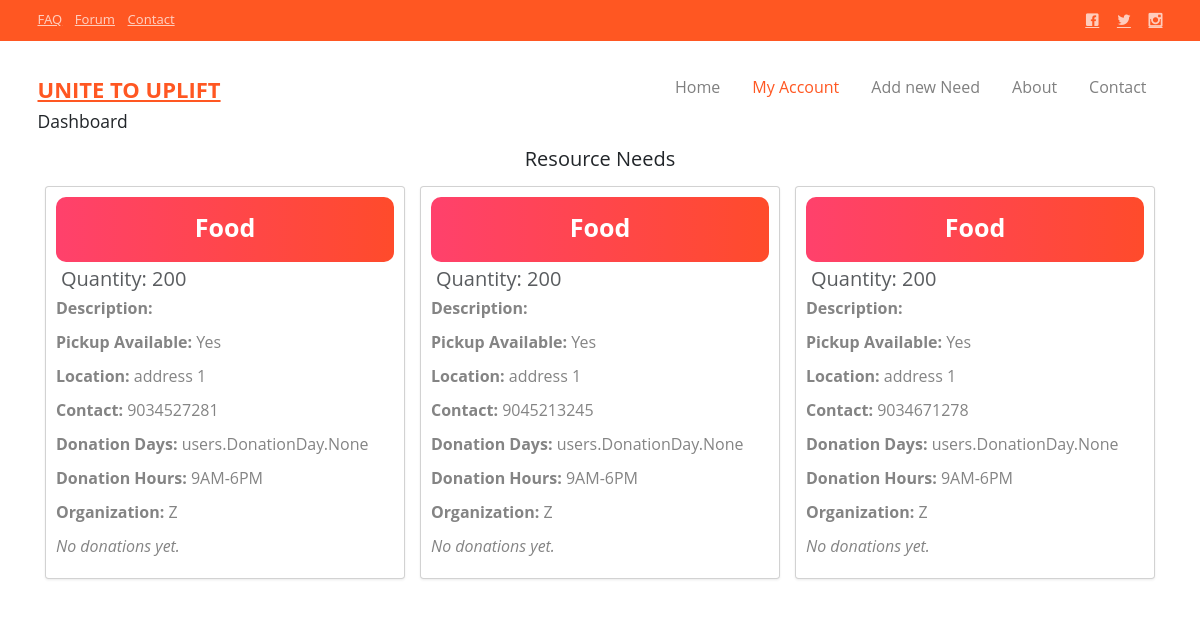
Screenshot of /api/organization/dashboard/ (signed in) with the database file from the repository.
### users/models.py (models this page shows, shortened)
class ResourceNeed(models.Model):
    rid = models.AutoField(primary_key=True)
    resource = models.ForeignKey("Resource", on_delete=models.CASCADE)  # One-to-Many instead of Many-to-Many
    quantity = models.IntegerField(blank=False)
    description = models.TextField()
    pickup_available = models.BooleanField(default=True)
    location = models.TextField()
    contact_number = models.CharField(max_length=13)
    donation_days = models.ManyToManyField(DonationDay,related_name="donation_day_resource",blank=True)
    donation_hours = models.CharField(max_length=20)
    scheduling_notes = models.TextField()
    additional_notes = models.TextField()
    organization = models.ForeignKey("Organization", on_delete=models.CASCADE, related_name="organization_name")
    donations = models.ManyToManyField("donations.Donation", blank=True)

class Resource(models.Model):
    name = models.CharField(max_length=100, unique=True)
    def __str__(self):
        return self.name

class Organization(models.Model):
    APPROVAL_STATUS_CHOICES = (
        ('PENDING', 'Pending'),
        ('APPROVED', 'Approved'),
        ('REJECTED', 'Rejected'),
    )
    user = models.OneToOneField(CustomUser, on_delete=models.CASCADE, related_name='organization_profile')
    name = models.CharField(max_length=255)
    phone = models.CharField(max_length=20)
    license_number = models.CharField(max_length=50)
    description = models.TextField()
    registration_certificate = models.FileField(
        upload_to='organization_certificates/',
        validators=[FileExtensionValidator(['pdf', 'jpg', 'jpeg', 'png'])],
        null=True,
        blank=True
    )
    approval_status = models.CharField(max_length=20, choices=APPROVAL_STATUS_CHOICES, default='PENDING')
    rejection_reason = models.TextField(null=True, blank=True)
    created_at = models.DateTimeField(auto_now_add=True)
    updated_at = models.DateTimeField(auto_now=True)

### users/views.py (the view)
# urls.py: path('api/organization/dashboard/', organization_form_dashboard, name='dashboard_form_organization'),
@login_required
def organization_form_dashboard(request):
    organization = Organization.objects.get(user = request.user)
    resource_need = ResourceNeed.objects.filter(organization=organization)
    return render(request,'organization_dashboard.html',{
        'resource_needs':resource_need
    })

### templates/organization_dashboard.html (shortened to what this page needs)
<!DOCTYPE html>
<html lang="en">
<head>
    <link rel="stylesheet" href="/static/css/animate.css">
    <link rel="stylesheet" href="/static/css/icomoon.css">
    <link rel="stylesheet" href="/static/css/bootstrap.css">
    <link rel="stylesheet" href="/static/css/superfish.css">
    <link rel="stylesheet" href="/static/css/style.css">
    <link href="https://cdn.jsdelivr.net/npm/bootstrap@5.3.0/dist/css/bootstrap.min.css" rel="stylesheet">
    <link rel="stylesheet" href="https://cdn.jsdelivr.net/npm/bootstrap-icons/font/bootstrap-icons.css">
</head>
<body>
    <div class="header-top">
        <div class="container">
            <div class="row">
                <div class="col-md-6 col-sm-6 text-left fh5co-link">
                    <a href="#">FAQ</a>
                    <a href="#">Forum</a>
                    <a href="/contact.html">Contact</a>
                </div>
                <div class="col-md-6 col-sm-6 text-right fh5co-social">
                    <a href="#" class="grow"><i class="icon-facebook2"></i></a>
                    <a href="#" class="grow"><i class="icon-twitter2"></i></a>
                    <a href="#" class="grow"><i class="icon-instagram2"></i></a>
                </div>
            </div>
        </div>
    </div>
    <header id="fh5co-header-section" class="sticky-banner">
        <div class="container">
            <div class="nav-header">
                <h1 id="fh5co-logo"><a href="/index.html">UNITE TO UPLIFT</a></h1>
                <nav id="fh5co-menu-wrap" role="navigation">
                    <ul class="sf-menu" id="fh5co-primary-menu">
                        <li><a href="/index.html">Home</a></li>
                        <li class="active">
                            <a href="#" class="fh5co-sub-ddown">My Account</a>
                        </li>
                        <li><a href="{% url 'submit_form_organization'%}">Add new Need</a></li>
                        <li><a href="/about.html">About</a></li>
                        <li><a href="/contact.html">Contact</a></li>
                    </ul>
                </nav>
            </div>
        </div>
    </header>
    <div class="container">
        <h3>
            Dashboard
        </h3>
        {% block content %}
        <div class="container mt-4">
            <h2 class="text-center mb-4">Resource Needs</h2>
            <div class="row">
                {% for resource in resource_needs %}
                <div class="col-md-4 mb-4">
                    <div class="card shadow-sm">
                        <div class="card-body">
                            <div class="text-center p-4 text-white"
                                style="background: linear-gradient(to right, #ff416c, #ff4b2b); border-radius: 10px;">
                                <h1 class="fw-bold">{{ resource.resource }}</h1>
                            </div>
                            <h2 class="card-subtitle m-2 text-muted">Quantity: {{ resource.quantity }}</h2>
                            <p class="card-text"><strong>Description:</strong> {{ resource.description }}</p>
                            <p><strong>Pickup Available:</strong> {% if resource.pickup_available %} Yes {% else %} No {% endif %}</p>
                            <p><strong>Location:</strong> {{ resource.location }}</p>
                            <p><strong>Contact:</strong> {{ resource.contact_number }}</p>
                            <p><strong>Donation Days:</strong> {{ resource.donation_days }}</p>
                            <p><strong>Donation Hours:</strong> {{ resource.donation_hours }}</p>
                            <p><strong>Organization:</strong> {{ resource.organization.name }}</p>
                            {% if resource.donations.all %}
                            <p><strong>Donations:</strong></p>
                            <ul>
                                {% for donation in resource.donations.all %}
                                <li>{{ donation.name }}</li>
                                {% endfor %}
                            </ul>
                            {% else %}
                            <p><em>No donations yet.</em></p>
                            {% endif %}
                        </div>
                    </div>
                </div>
                {% empty %}
                <p class="text-center">No resource needs available.</p>
                {% endfor %}
            </div>
        </div>
        {% endblock %}
    </div>
</body>
</html>

### staticfiles/css/icomoon.css (style rules this page uses)
[class^="icon-"], [class*=" icon-"] { font-family: 'icomoon' !important; speak: none; font-style: normal; font-weight: normal; font-variant: normal; text-transform: none; line-height: 1; -webkit-font-smoothing: antialiased; -moz-osx-font-smoothing: grayscale; }
.icon-facebook2:before { content: "\ea68"; }
.icon-twitter2:before { content: "\ea7d"; }
.icon-instagram2:before { content: "\ec4f"; }

### staticfiles/css/superfish.css (style rules this page uses)
.sf-menu, .sf-menu * { margin: 0; padding: 0; list-style: none; }
.sf-menu li { position: relative; }
.sf-menu > li { float: left; }
.sf-menu a { display: block; position: relative; }
.sf-menu { float: left; margin-bottom: 1em; }
.sf-menu a { border-left: 1px solid #fff; border-top: 1px solid #dFeEFF; border-top: 1px solid rgba(255,255,255,.5); padding: .75em 1em; text-decoration: none; zoom: 1; }
.sf-menu a { color: #13a; }
.sf-menu li { background: #BDD2FF; white-space: nowrap; *white-space: normal; -webkit-transition: background .2s; transition: background .2s; }

### staticfiles/css/style.css (style rules this page uses)
body { font-family: "Open Sans", Arial, sans-serif; line-height: 1.6; font-size: 16px; background: #fff; color: #848484; font-weight: 300; overflow-x: hidden; }
a { color: #ff5722; -webkit-transition: 0.5s, ease; -o-transition: 0.5s, ease; transition: 0.5s, ease; }
p, ul, ol { margin-bottom: 1.5em; font-size: 16px; color: #848484; font-family: "Open Sans", Arial, sans-serif; }
h1, h2, h3, h4, h5, h6 { color: #5a5a5a; font-family: "Open Sans", Arial, sans-serif; font-weight: 400; margin: 0 0 30px 0; }
.header-top { padding: 10px 0; background: #ff5722; }
.header-top .fh5co-link a { margin-left: 10px; font-size: 13px; color: rgba(255, 255, 255, 0.7); }
.header-top .fh5co-link a:first-child { margin-left: 0; }
.header-top .fh5co-social a { color: rgba(255, 255, 255, 0.7); font-size: 14px; margin-right: 15px; position: relative; -webkit-transition: 0.5s, ease-in-out; -o-transition: 0.5s, ease-in-out; transition: 0.5s, ease-in-out; }
.header-top .fh5co-social a:last-child { margin-right: 0; }
.sf-menu { margin: 7px 0 0 0 !important; }
.sf-menu { float: right; }
.sf-menu a { color: rgba(0, 0, 0, 0.5); padding: 0.75em 1em !important; font-weight: normal; border-left: none; border-top: none; border-top: none; text-decoration: none; zoom: 1; font-size: 16px; border-bottom: none !important; }
.sf-menu li, .sf-menu ul li, .sf-menu ul ul li, .sf-menu li:hover, .sf-menu li.sfHover { background: transparent; }
.sf-menu li:hover a, .sf-menu li.sfHover a, .sf-menu ul li:hover a, .sf-menu ul li.sfHover a, .sf-menu li.active a { color: #ff5722; }
#fh5co-header-section { padding: 0; position: relative; left: 0; width: 100%; z-index: 1022; background: #fff; }
.nav-header { position: relative; float: left; width: 100%; }
#fh5co-logo { position: relative; z-index: 2; font-size: 22px; text-transform: uppercase; margin-top: 35px; font-weight: 700; float: left; }
#fh5co-logo a { color: #ff5722; }
#fh5co-menu-wrap { position: relative; z-index: 2; display: block; float: right; margin-top: 15px; }
#fh5co-menu-wrap .sf-menu a { padding: 1em .75em; }
#fh5co-logo { text-align: left; margin-left: 0; padding-left: 0; }

### rows the page displays
ResourceNeed: resource "Food", quantity "200", pickup_available "Yes", location "address 1", contact_number "9034527281", donation_days "users.DonationDay.None", donation_hours "9AM-6PM", organization.name "Z", shows "No donations yet."
ResourceNeed: resource "Food", quantity "200", pickup_available "Yes", location "address 1", contact_number "9045213245", donation_days "users.DonationDay.None", donation_hours "9AM-6PM", organization.name "Z", shows "No donations yet."
ResourceNeed: resource "Food", quantity "200", pickup_available "Yes", location "address 1", contact_number "9034671278", donation_days "users.DonationDay.None", donation_hours "9AM-6PM", organization.name "Z", shows "No donations yet."
